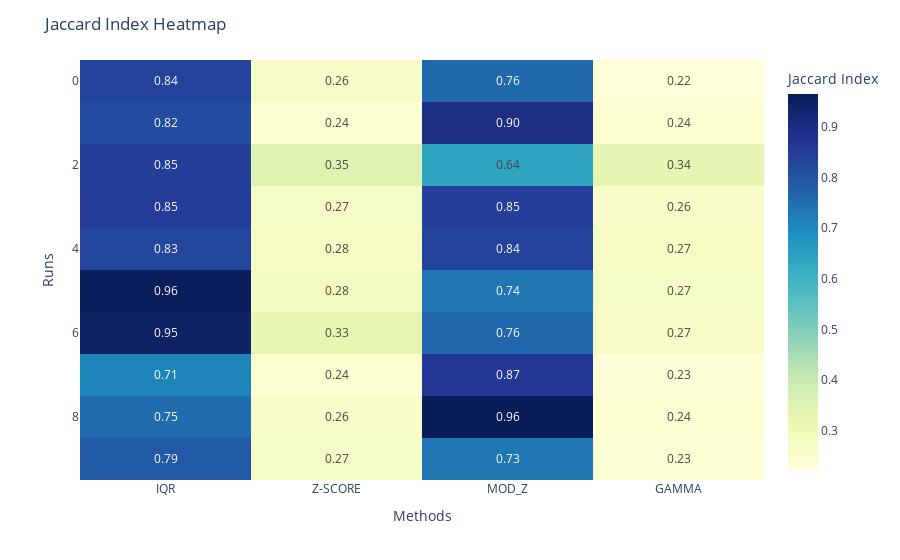

Notebook cell for this chart:
### Code cell
df_jaccard = final_df.iloc[:, -4:]

fig = px.imshow(df_jaccard, 
                text_auto=".2f",  
                color_continuous_scale="YlGnBu", 
                labels=dict(color="Jaccard Index")) 

fig.update_layout(
    title="Jaccard Index Heatmap",
    xaxis_title="Methods",
    yaxis_title="Runs"
)


fig.show()

### Figure 1 — Plotly figure (JSON) as saved in the notebook; plotly's stock layout.template omitted (floating-point values rounded to 4 significant figures)
{"data": [{"coloraxis": "coloraxis", "hovertemplate": "x: %{x}<br>y: %{y}<br>Jaccard Index: %{z}<extra></extra>", "name": "0", "texttemplate": "%{z:.2f}", "type": "heatmap", "x": ["IQR", "Z-SCORE", "MOD_Z", "GAMMA"], "xaxis": "x", "y": [0, 1, 2, 3, 4, 5, 6, 7, 8, 9], "yaxis": "y", "z": [[0.8366, 0.2639, 0.7594, 0.2229], [0.8184, 0.2412, 0.8973, 0.2384], [0.8475, 0.3534, 0.6363, 0.3351], [0.8541, 0.2684, 0.8477, 0.2602], [0.8322, 0.2751, 0.8375, 0.2746], [0.9587, 0.2818, 0.7367, 0.268], [0.9454, 0.3293, 0.7628, 0.2654], [0.7083, 0.2411, 0.865, 0.2286], [0.753, 0.2609, 0.9645, 0.2398], [0.7877, 0.2685, 0.7348, 0.2338]]}], "layout": {"coloraxis": {"colorbar": {"title": {"text": "Jaccard Index"}}, "colorscale": [[0, "rgb(255,255,217)"], [0.125, "rgb(237,248,177)"], [0.25, "rgb(199,233,180)"], [0.375, "rgb(127,205,187)"], [0.5, "rgb(65,182,196)"], [0.625, "rgb(29,145,192)"], [0.75, "rgb(34,94,168)"], [0.875, "rgb(37,52,148)"], [1, "rgb(8,29,88)"]]}, "margin": {"t": 60}, "title": {"text": "Jaccard Index Heatmap"}, "xaxis": {"anchor": "y", "constrain": "domain", "domain": [0, 1], "scaleanchor": "y", "title": {"text": "Methods"}}, "yaxis": {"anchor": "x", "autorange": "reversed", "constrain": "domain", "domain": [0, 1], "title": {"text": "Runs"}}}}
